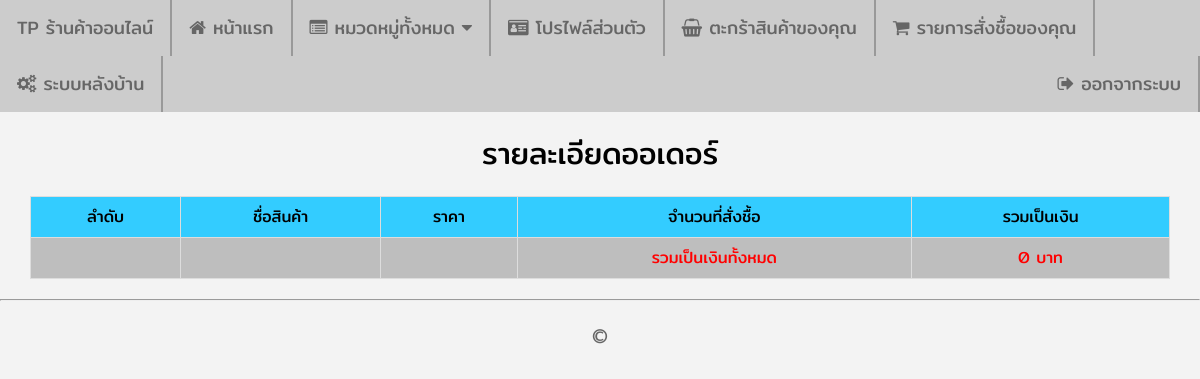
Before: /shop_online/order_view.php?order_ordernumber=098337935 (signed in) with the older database file.
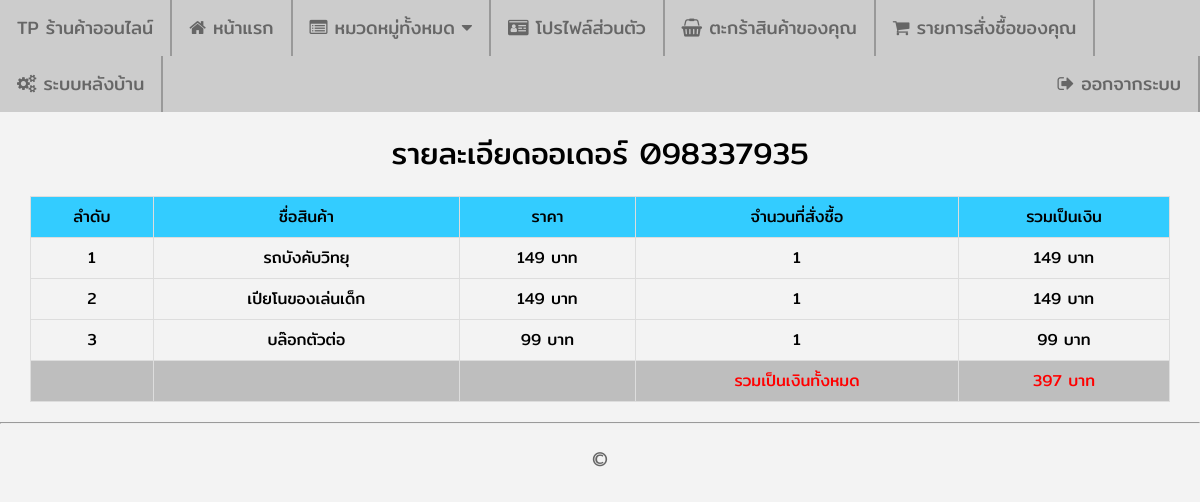
After: the same page with the newer database file.
### tables this page shows
CREATE TABLE `basket` (
  `basket_id` int(10) NOT NULL,
  `basket_amount` int(6) NOT NULL,
  `basket_status` varchar(10) NOT NULL DEFAULT 'P0',
  `order_ordernumber` varchar(10) DEFAULT NULL,
  `product_id` int(10) NOT NULL,
  `category_id` int(10) NOT NULL,
  `member_id` int(10) NOT NULL
);

CREATE TABLE `product` (
  `product_id` int(10) NOT NULL,
  `product_code` varchar(10) NOT NULL,
  `product_name` varchar(200) NOT NULL,
  `product_detail` text NOT NULL,
  `product_img1` text NOT NULL,
  `product_img2` text DEFAULT NULL,
  `product_img3` text DEFAULT NULL,
  `product_img4` text DEFAULT NULL,
  `product_price` int(9) NOT NULL,
  `product_stock` int(6) NOT NULL,
  `category_id` int(10) NOT NULL
);

### shop_online/order_view.php (the view, shortened to what this page needs)
<?php
    require_once('connections/mysqli.php');
    $order_ordernumber = null;
    if(isset($_GET["order_ordernumber"])){
        $order_ordernumber = $_GET["order_ordernumber"];
    }
    $strSQL2 = "SELECT * FROM basket INNER JOIN product ON basket.product_id = product.product_id WHERE order_ordernumber = '".$order_ordernumber."'";
    $objQuery2 = mysqli_query($Connection,$strSQL2);
    $strSQL3 = "SELECT * FROM basket WHERE order_ordernumber = '".$order_ordernumber."'";
    $objQuery3 = mysqli_query($Connection,$strSQL3);
    $objResult3 = mysqli_fetch_array($objQuery3,MYSQLI_ASSOC);
    $a = 1;
    $total = 0;
?>
<!DOCTYPE html>
<html lang="en">
<head>
  <link rel="stylesheet" href="https://cdnjs.cloudflare.com/ajax/libs/font-awesome/4.7.0/css/font-awesome.min.css">
  <link rel="stylesheet" type="text/css" href="assets/css/body.css">
  <link rel="stylesheet" type="text/css" href="assets/css/navigationbar.css">
  <link rel="stylesheet" type="text/css" href="assets/css/shop.css">
</head>
<body>
  <?php include 'includes/navbar.php';?>
  <div class="shop_div_2">
    <span class="shop_span_7">รายละเอียดออเดอร์ <?php echo $objResult3["order_ordernumber"]; ?></span>
    <div class="shop_div_7">
      <table class="shop_table_1">
        <tr>
          <td bgcolor="#33CCFF">ลำดับ</td>
          <td bgcolor="#33CCFF">ชื่อสินค้า</td>
          <td bgcolor="#33CCFF">ราคา</td>
          <td bgcolor="#33CCFF">จำนวนที่สั่งชื้อ</td>
          <td bgcolor="#33CCFF">รวมเป็นเงิน</td>
        </tr>
        <?php
        while ($objResult2 = mysqli_fetch_array($objQuery2,MYSQLI_ASSOC)) {
        ?>
        <tr>
          <td><?php echo $a; ?></td>
          <td><?php echo $objResult2["product_name"]; ?></td>
          <td><?php echo $objResult2["product_price"]." บาท"; ?></td>
          <td><?php echo $objResult2["basket_amount"]; ?></td>
          <td><?php echo $objResult2["product_price"] * $objResult2["basket_amount"]." บาท"; ?></td>
        </tr>
        <?php
        $total = $total + ($objResult2["product_price"] * $objResult2["basket_amount"]);
        $a++;
        }
        ?>
        <tr>
          <td bgcolor="#BEBEBE"></td>
          <td bgcolor="#BEBEBE"></td>
          <td bgcolor="#BEBEBE"></td>
          <td bgcolor="#BEBEBE" style="color:#FF0000">รวมเป็นเงินทั้งหมด</td>
          <td bgcolor="#BEBEBE" style="color:#FF0000"><?php echo $total." บาท"; ?></td>
        </tr>
      </table>
    </div>
  </div>
  <hr>
  <?php include 'includes/footer.php';?>
</body>
</html>

Changed rows visible on the page:
added basket: order_ordernumber "098337935", product.product_name "รถบังคับวิทยุ", product.product_price "149", basket_amount "1", $objResult2['product_price']*$objResult2['basket_amount'] "149"
added basket: product.product_name "เปียโนของเล่นเด็ก", product.product_price "149", basket_amount "1", $objResult2['product_price']*$objResult2['basket_amount'] "149"
added basket: product.product_name "บล๊อกตัวต่อ", product.product_price "99", basket_amount "1", $objResult2['product_price']*$objResult2['basket_amount'] "99"
Other visible differences:
$total: "0" → "397"
